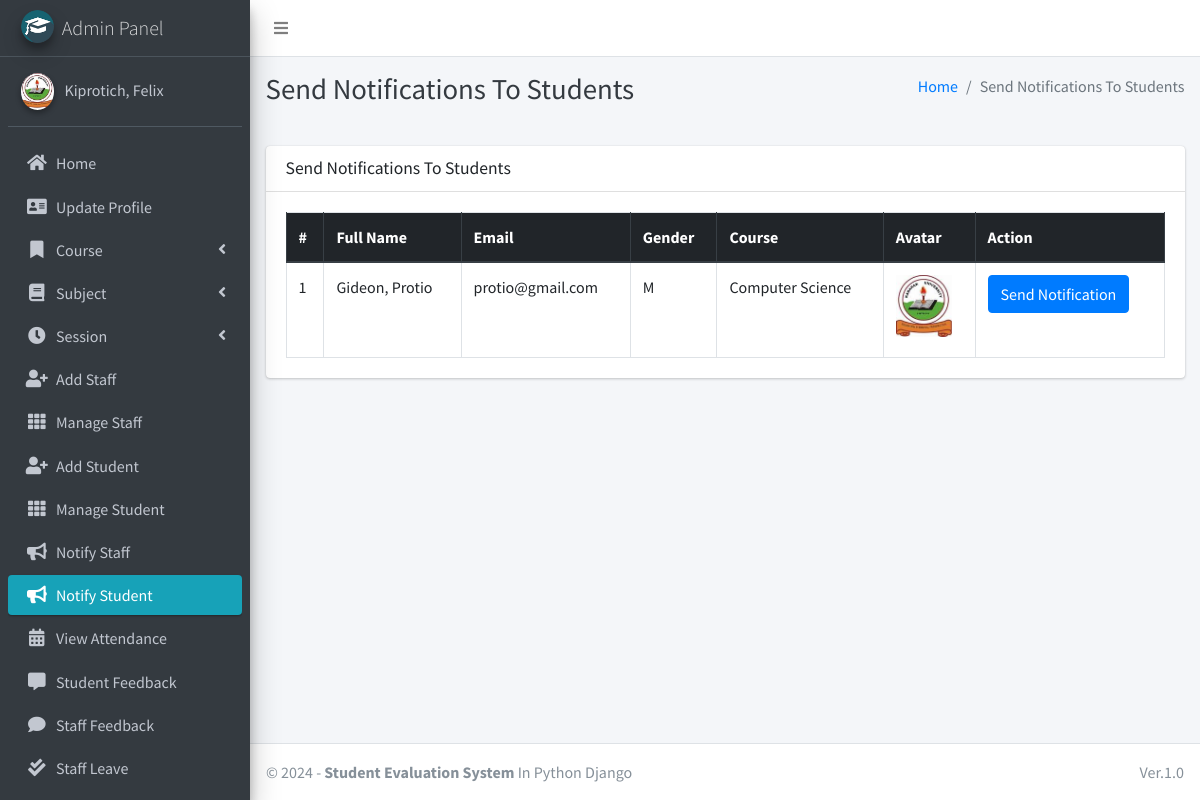
Page /admin_notify_student (signed in) on the committed database.
### main_app/models.py (models this page shows, shortened)
class CustomUser(AbstractUser):
    USER_TYPE = ((1, "HOD"), (2, "Staff"), (3, "Student"))
    GENDER = [("M", "Male"), ("F", "Female")]
    username = None  # Removed username, using email instead
    email = models.EmailField(unique=True)
    user_type = models.CharField(default=1, choices=USER_TYPE, max_length=1)
    gender = models.CharField(max_length=1, choices=GENDER)
    profile_pic = models.ImageField()
    address = models.TextField()
    fcm_token = models.TextField(default="")  # For firebase notifications
    created_at = models.DateTimeField(auto_now_add=True)
    updated_at = models.DateTimeField(auto_now=True)
    USERNAME_FIELD = "email"
    REQUIRED_FIELDS = []
    objects = CustomUserManager()
    def __str__(self):
        return self.last_name + ", " + self.first_name

class Student(models.Model):
    admin = models.OneToOneField(CustomUser, on_delete=models.CASCADE)
    course = models.ForeignKey(Course, on_delete=models.DO_NOTHING, null=True, blank=False)
    session = models.ForeignKey(Session, on_delete=models.DO_NOTHING, null=True)

class Course(models.Model):
    name = models.CharField(max_length=120)
    created_at = models.DateTimeField(auto_now_add=True)
    updated_at = models.DateTimeField(auto_now=True)

### main_app/hod_views.py (the view)
# urls.py: path("admin_notify_student", hod_views.admin_notify_student,
def admin_notify_student(request):
    student = CustomUser.objects.filter(user_type=3)
    context = {
        'page_title': "Send Notifications To Students",
        'students': student
    }
    return render(request, "hod_template/student_notification.html", context)

### main_app/templates/hod_template/student_notification.html (shortened to what this page needs)
{% extends 'main_app/base.html' %}
{% load static %}
{% block page_title %}{{page_title}}{% endblock page_title %}
{% block content %}
<section class="content">
    <div class="container-fluid">
        <div class="row">
            <div class="col-md-12">
                <div class="card">
                    <div class="card-header">
                        <h3 class="card-title">{{page_title}}</h3>
                    </div>
                    <div class="card-body">
                        <table id="example2" class="table table-bordered table-hover">
                            <thead class="thead-dark">
                                <tr>
                                    <th>#</th>
                                    <th>Full Name</th>
                                    <th>Email</th>
                                    <th>Gender</th>
                                    <th>Course</th>
                                    <th>Avatar</th>
                                    <th>Action</th>
                                </tr>
                            </thead>
                            <tbody>
                                {% for student in students %}
                                <tr>
                                    <td>{{ forloop.counter }}</td>
                                    <td>{{student.last_name}}, {{student.first_name}}</td>
                                    <td>{{student.email}}</td>
                                    <td>{{student.gender}}</td>
                                    <td>{{student.student.course.name}}</td>
                                    <td>
                                        {% if student.profile_pic == ""  %}
                                        No Image
                                        {% else %}
                                        <img class="img img-fluid mb-2" height="56" width="56"
                                            src="{{student.profile_pic}}" alt="">
                                        {% endif %}
                                    </td>
                                    <td><button data-toggle = "modal" data-target = "#myModal"class="btn btn-primary show_notification" value="{{student.id}}">Send Notification</button>
                                    </td>
                                </tr>
                                {% endfor %}
                            </tbody>
                        </table>
                    </div>
                </div>
            </div>
        </div>
    </div>
</section>
{% endblock content %}

### main_app/templates/main_app/base.html (shortened to what this page needs)
{% load static %}
<!DOCTYPE html>
<html>
<head>
    <link rel="stylesheet" href="{% static 'plugins/fontawesome-free/css/all.min.css'%} ">
    <link rel="stylesheet" href="https://code.ionicframework.com/ionicons/2.0.1/css/ionicons.min.css">
    <link rel="stylesheet"
        href="{% static 'plugins/tempusdominus-bootstrap-4/css/tempusdominus-bootstrap-4.min.css'%} ">
    <link rel="stylesheet" href="{% static 'plugins/icheck-bootstrap/icheck-bootstrap.min.css'%} ">
    <link rel="stylesheet" href="{% static 'dist/css/adminlte.min.css'%} ">
    <link rel="stylesheet" href="{% static 'plugins/overlayScrollbars/css/OverlayScrollbars.min.css'%} ">
    <link rel="stylesheet" href="{% static 'plugins/daterangepicker/daterangepicker.css'%} ">
</head>
<body class="hold-transition sidebar-mini layout-fixed">
    <div class="wrapper">
        <nav class="main-header navbar navbar-expand navbar-white navbar-light">
            <ul class="navbar-nav">
                <li class="nav-item">
                    <a class="nav-link" data-widget="pushmenu" href="#"><i class="fas fa-bars"></i></a>
                </li>
            </ul>
        </nav>
        {% include "main_app/sidebar_template.html" with user=user %}
        <div class="content-wrapper">
            <div class="content-header">
                <div class="container-fluid">
                    <div class="row mb-2">
                        <div class="col-sm-6">
                            <h1 class="m-0 text-dark">{% block page_title %}{% endblock page_title %}</h1>
                        </div>
                        <div class="col-sm-6">
                            <ol class="breadcrumb float-sm-right">
                                <li class="breadcrumb-item"><a href="#">Home</a></li>
                                <li class="breadcrumb-item active">{{ page_title }}</li>
                            </ol>
                        </div>
                    </div>
                </div>
            </div>
<section class="content">
    <div class="container-fluid">
        <div class="row">
            <div class="col-md-12">
            </div></div></div></section>
            {% block content %}
            {% endblock content %}
        </div>
        {% include "main_app/footer.html" %}
    </div>
</body>
</html>

### main_app/templates/main_app/sidebar_template.html (shortened to what this page needs)
{% load static %}
<aside class="main-sidebar sidebar-dark-info elevation-4">
    {% if request.user.user_type == '1' %}
    <a href="{% url 'admin_home' %}" class="brand-link">
        <img src="{% static 'dist/img/cmsl.png' %} " alt="AdminLTE Logo"
            class="brand-image img-circle elevation-3" >
        <span class="brand-text font-weight-light">Admin Panel</span>
    </a>
    <div class="sidebar">
        <div class="user-panel mt-3 pb-3 mb-3 d-flex">
            <div class="image">
                <img src="{{ request.user.profile_pic}}" class="img-circle elevation-2" alt="User Image">
            </div>
            <div class="info">
                <a href="#" class="d-block">{{user}}</a>
            </div>
        </div>
        <nav class="mt-2">
            <ul class="nav nav-pills nav-sidebar flex-column" data-widget="treeview" role="menu" data-accordion="false">
                <li class="nav-item">
                    {% url 'admin_home' as admin_home %}
                    <a href="{{admin_home}}" class="nav-link {% if admin_home == request.path %} active {% endif %}">
                        <i class="nav-icon fas fa-home"></i>
                        <p>
                            Home
                        </p>
                    </a>
                </li>
                <li class="nav-item">
                    {% url 'admin_view_profile' as admin_view_profile %}
                    <a href="{{admin_view_profile}}"
                        class="nav-link {% if admin_view_profile == request.path %} active {% endif %}">
                        <i class="nav-icon fas fa-address-card"></i>
                        <p>
                            Update Profile
                        </p>
                    </a>
                </li>
                <li class="nav-item has-treeview">
                    <a href="#" class="nav-link">
                        <i class="nav-icon fas fa-bookmark"></i>
                        <p>
                            Course
                            <i class="fas fa-angle-left right"></i>
                        </p>
                    </a>
                </li>
                <li class="nav-item has-treeview">
                    <a href="#" class="nav-link">
                        <i class="nav-icon fas fa-book"></i>
                        <p>
                            Subject
                            <i class="fas fa-angle-left right"></i>
                        </p>
                    </a>
                </li>
                <li class="nav-item has-treeview">
                    <a href="#" class="nav-link">
                        <i class="nav-icon fas fa-clock"></i>
                        <p>
                            Session
                            <i class="fas fa-angle-left right"></i>
                        </p>
                    </a>
                </li>
                <li class="nav-item">
                    {% url 'add_staff' as add_staff %}
                    <a href="{{add_staff}}" class="nav-link {% if add_staff == request.path %} active {% endif %}">
                        <i class="nav-icon fas fa-user-plus"></i>
                        <p>
                            Add Staff
                        </p>
                    </a>
                </li>
                <li class="nav-item">
                    {% url 'manage_staff' as manage_staff %}
                    {% url 'edit_staff' staff_id as edit_staff %}
                    <a href="{{manage_staff}}"
                        class="nav-link {% if manage_staff == request.path or request.path == edit_staff %} active {% endif %}">
                        <i class="nav-icon fas fa-th"></i>
                        <p>
                            Manage Staff
                        </p>
                    </a>
                </li>
                <li class="nav-item">
                    {% url 'add_student' as add_student%}
                    <a href="{{add_student}}" class="nav-link  {% if add_student == request.path %} active {% endif %}">
                        <i class="nav-icon fas fa-user-plus"></i>
                        <p>
                            Add Student
                        </p>
                    </a>
                </li>
                <li class="nav-item">
                    {% url 'manage_student' as manage_student %}
                    {% url 'edit_student' student_id as edit_student %}
                    <a href="{{manage_student}}"
                        class="nav-link  {% if edit_student == request.path or manage_student == request.path %} active {% endif %}">
                        <i class="nav-icon fas fa-th"></i>
                        <p>
                            Manage Student
                        </p>
                    </a>
                </li>
                <li class="nav-item">
                    {% url 'admin_notify_staff' as admin_notify_staff %}
                    <a href="{{admin_notify_staff}}"
                        class="nav-link {% if admin_notify_staff == request.path %} active {% endif %}">
                        <i class="nav-icon fas fa-bullhorn"></i>
                        <p>
                            Notify Staff
                        </p>
                    </a>
                </li>
                <li class="nav-item">
                    {% url 'admin_notify_student' as admin_notify_student %}
                    <a href="{{admin_notify_student}}"
                        class="nav-link {% if admin_notify_student == request.path %} active {% endif %}">
                        <i class="nav-icon fas fa-bullhorn"></i>
                        <p>
                            Notify Student
                        </p>
                    </a>
                </li>
                <li class="nav-item">
                    {% url 'admin_view_attendance' as admin_view_attendance %}
                <li class="nav-item">
                    <a href="{{admin_view_attendance}}"
                        class="nav-link  {% if admin_view_attendance == request.path %} active {% endif %}">
                        <i class="nav-icon fas fa-calendar-alt"></i>
                        <p>
                            View Attendance
                        </p>
                    </a>
                </li>
                <li class="nav-item">
                    {% url 'student_feedback_message' as student_feedback_message %}
                    <a href="{{ student_feedback_message }}"
                        class="nav-link  {% if student_feedback_message == request.path %} active {% endif %}">
                        <i class="nav-icon fas fa-comment-alt"></i>
                        <p>
                            Student Feedback
                        </p>
                    </a>
                </li>
                <li class="nav-item">
                    {% url 'staff_feedback_message' as staff_feedback_message %}
                    <a href="{{staff_feedback_message}}"
                        class="nav-link   {% if staff_feedback_message == request.path %} active {% endif %}">
                        <i class="nav-icon fas fa-comment"></i>
                        <p>
                            Staff Feedback
                        </p>
                    </a>
                </li>
                <li class="nav-item">
                    {% url 'view_staff_leave' as view_staff_leave %}
                    <a href="{{view_staff_leave}}"
                        class="nav-link  {% if view_staff_leave == request.path %} active {% endif %}">
                        <i class="nav-icon fas fa-check-double"></i>
                        <p>
                            Staff Leave
                        </p>
                    </a>
                </li>
                <li class="nav-item">
                    {% url 'view_student_leave' as view_student_leave %}
                    <a href="{% url 'view_student_leave' %}"
                        class="nav-link  {% if view_student_leave == request.path %} active {% endif %}">
                    </a>
                </li>
                                        {% endif %}
                                    </ul>
                                </nav>
                            </div>
</aside>

### main_app/templates/main_app/footer.html
<footer class="main-footer">
    &copy; {% now "Y" %} - <strong>Student Evaluation System</strong>
    In Python Django
    <div class="float-right d-none d-sm-inline-block">
       Ver.1.0
    </div>
</footer>

### rows in the picture
CustomUser: user.profile_pic (picture), last_name+first_name "Kiprotich, Felix"
CustomUser: last_name "Gideon", first_name "Protio", email "protio@gmail.com", gender "M", student.course.name "Computer Science", profile_pic (picture)

### other values in the picture
{{ page_title }} "Send Notifications To Students"
